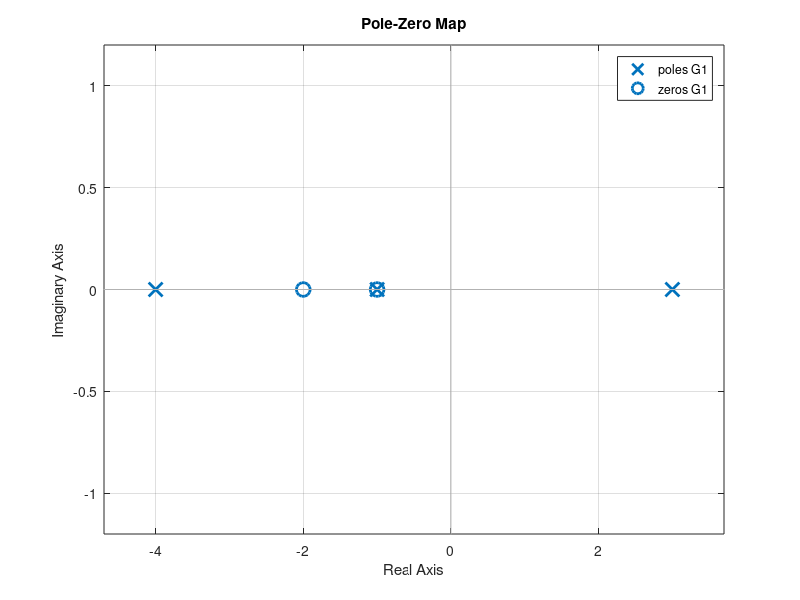
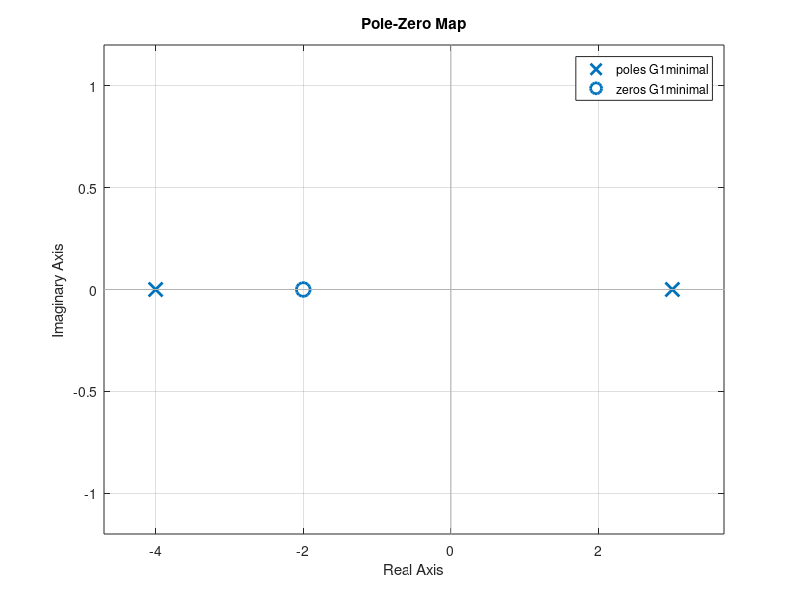
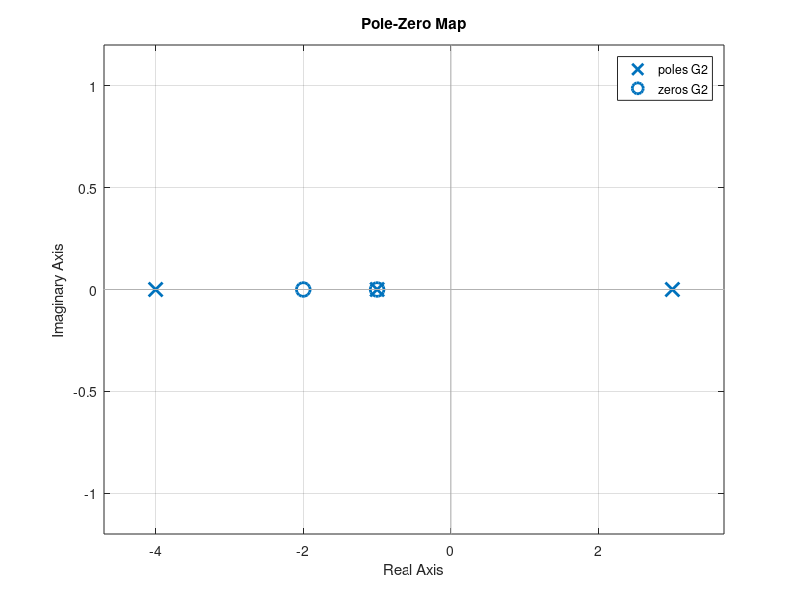
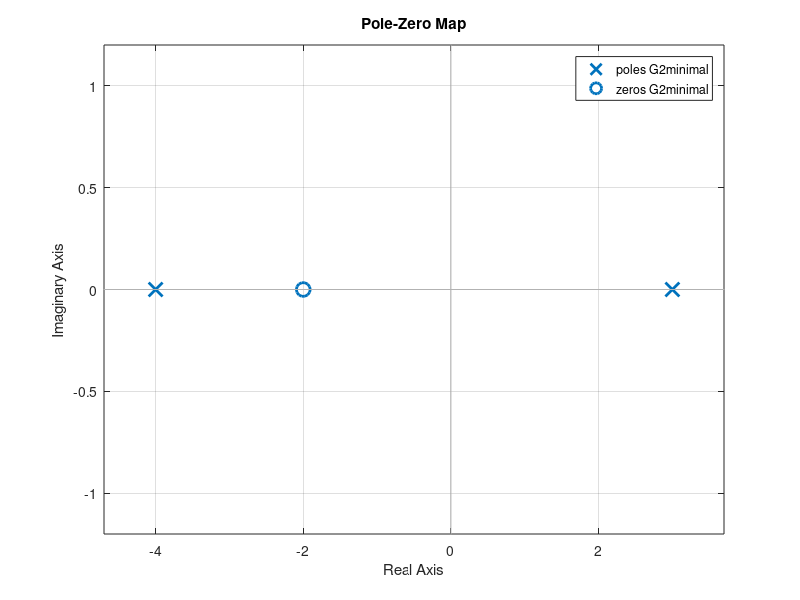

Here is the MATLAB script that generated these plots, in order:
% minreal for pole/zero cancellation

clear all
clc
close all

%% Example 1: TF in polynomial form
num1 = [1 3 2];
den1 = [1 2 -11 -12];

G1 = tf(num1,den1)

roots(num1)
roots(den1)

figure
pzmap(G1)

G1minimal = minreal(G1)

figure
pzmap(G1minimal)

%% Example 2: Use 'zpk' to make a dynamic system
z2 = [-2 -1];
p2 = [-4 -1 3];
k2 = [1];

G2 = zpk(z2,p2,k2)

figure
pzmap(G2)

G2minimal = minreal(G2)

figure
pzmap(G2minimal)
